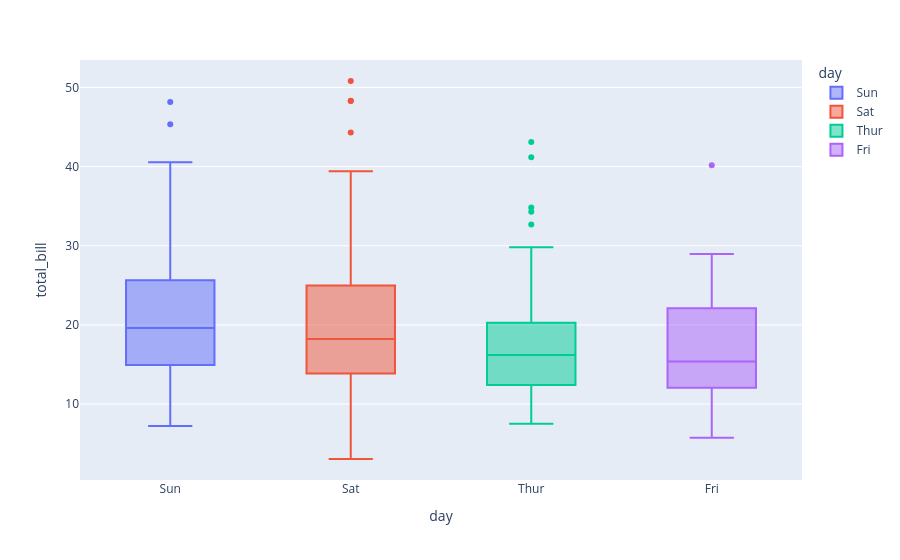

The cell this chart's notebook holds for it:
### Code cell
tips[['total_bill','day']].iplot(kind = 'box',x = 'total_bill',y = 'day')

### Figure 1 — Plotly figure (JSON) as saved in the notebook; plotly's stock layout.template omitted (floating-point values rounded to 4 significant figures)
{"data": [{"alignmentgroup": "True", "hovertemplate": "day=%{x}<br>total_bill=%{y}<extra></extra>", "legendgroup": "Sun", "marker": {"color": "#636efa"}, "name": "Sun", "notched": false, "offsetgroup": "Sun", "orientation": "v", "showlegend": true, "type": "box", "x": ["Sun", "Sun", "Sun", "Sun", "Sun", "Sun", "Sun", "Sun", "Sun", "Sun", "Sun", "Sun", "Sun", "Sun", "Sun", "Sun", "Sun", "Sun", "Sun", "Sun", "Sun", "Sun", "Sun", "Sun", "Sun", "Sun", "Sun", "Sun", "Sun", "Sun", "Sun", "Sun", "Sun", "Sun", "Sun", "Sun", "Sun", "Sun", "Sun", "Sun", "Sun", "Sun", "Sun", "Sun", "Sun", "Sun", "Sun", "Sun", "Sun", "Sun", "Sun", "Sun", "Sun", "Sun", "Sun", "Sun", "Sun", "Sun", "Sun", "Sun", "Sun", "Sun", "Sun", "Sun", "Sun", "Sun", "Sun", "Sun", "Sun", "Sun", "Sun", "Sun", "Sun", "Sun", "Sun", "Sun"], "x0": " ", "xaxis": "x", "y": [16.99, 10.34, 21.01, 23.68, 24.59, 25.29, 8.77, 26.88, 15.04, 14.78, 10.27, 35.26, 15.42, 18.43, 14.83, 21.58, 10.33, 16.29, 16.97, 17.46, 13.94, 9.68, 30.4, 18.29, 22.23, 32.4, 28.55, 18.04, 12.54, 10.29, 34.81, 9.94, 25.56, 19.49, 38.07, 23.95, 25.71, 17.31, 29.93, 14.07, 13.13, 17.26, 24.55, 19.77, 29.85, 48.17, 25.0, 13.39, 16.49, 21.5, 12.66, 16.21, 13.81, 17.51, 24.52, 20.76, 31.71, 7.25, 31.85, 16.82, 32.9, 17.89, 14.48, 9.6, 34.63, 34.65, 23.33, 45.35, 23.17, 40.55, 20.69, 20.9, 30.46, 18.15, 23.1, 15.69], "y0": " ", "yaxis": "y"}, {"alignmentgroup": "True", "hovertemplate": "day=%{x}<br>total_bill=%{y}<extra></extra>", "legendgroup": "Sat", "marker": {"color": "#EF553B"}, "name": "Sat", "notched": false, "offsetgroup": "Sat", "orientation": "v", "showlegend": true, "type": "box", "x": ["Sat", "Sat", "Sat", "Sat", "Sat", "Sat", "Sat", "Sat", "Sat", "Sat", "Sat", "Sat", "Sat", "Sat", "Sat", "Sat", "Sat", "Sat", "Sat", "Sat", "Sat", "Sat", "Sat", "Sat", "Sat", "Sat", "Sat", "Sat", "Sat", "Sat", "Sat", "Sat", "Sat", "Sat", "Sat", "Sat", "Sat", "Sat", "Sat", "Sat", "Sat", "Sat", "Sat", "Sat", "Sat", "Sat", "Sat", "Sat", "Sat", "Sat", "Sat", "Sat", "Sat", "Sat", "Sat", "Sat", "Sat", "Sat", "Sat", "Sat", "Sat", "Sat", "Sat", "Sat", "Sat", "Sat", "Sat", "Sat", "Sat", "Sat", "Sat", "Sat", "Sat", "Sat", "Sat", "Sat", "Sat", "Sat", "Sat", "Sat", "Sat", "Sat", "Sat", "Sat", "Sat", "Sat", "Sat"], "x0": " ", "xaxis": "x", "y": [20.65, 17.92, 20.29, 15.77, 39.42, 19.82, 17.81, 13.37, 12.69, 21.7, 19.65, 9.55, 18.35, 15.06, 20.69, 17.78, 24.06, 16.31, 16.93, 18.69, 31.27, 16.04, 38.01, 26.41, 11.24, 48.27, 20.29, 13.81, 11.02, 18.29, 17.59, 20.08, 16.45, 3.07, 20.23, 15.01, 12.02, 17.07, 26.86, 25.28, 14.73, 10.51, 17.92, 44.3, 22.42, 20.92, 15.36, 20.49, 25.21, 18.24, 14.31, 14.0, 7.25, 10.59, 10.63, 50.81, 15.81, 26.59, 38.73, 24.27, 12.76, 30.06, 25.89, 48.33, 13.27, 28.17, 12.9, 28.15, 11.59, 7.74, 30.14, 20.45, 13.28, 22.12, 24.01, 15.69, 11.61, 10.77, 15.53, 10.07, 12.6, 32.83, 35.83, 29.03, 27.18, 22.67, 17.82], "y0": " ", "yaxis": "y"}, {"alignmentgroup": "True", "hovertemplate": "day=%{x}<br>total_bill=%{y}<extra></extra>", "legendgroup": "Thur", "marker": {"color": "#00cc96"}, "name": "Thur", "notched": false, "offsetgroup": "Thur", "orientation": "v", "showlegend": true, "type": "box", "x": ["Thur", "Thur", "Thur", "Thur", "Thur", "Thur", "Thur", "Thur", "Thur", "Thur", "Thur", "Thur", "Thur", "Thur", "Thur", "Thur", "Thur", "Thur", "Thur", "Thur", "Thur", "Thur", "Thur", "Thur", "Thur", "Thur", "Thur", "Thur", "Thur", "Thur", "Thur", "Thur", "Thur", "Thur", "Thur", "Thur", "Thur", "Thur", "Thur", "Thur", "Thur", "Thur", "Thur", "Thur", "Thur", "Thur", "Thur", "Thur", "Thur", "Thur", "Thur", "Thur", "Thur", "Thur", "Thur", "Thur", "Thur", "Thur", "Thur", "Thur", "Thur", "Thur"], "x0": " ", "xaxis": "x", "y": [27.2, 22.76, 17.29, 19.44, 16.66, 10.07, 32.68, 15.98, 34.83, 13.03, 18.28, 24.71, 21.16, 10.65, 12.43, 24.08, 11.69, 13.42, 14.26, 15.95, 12.48, 29.8, 8.52, 14.52, 11.38, 22.82, 19.08, 20.27, 11.17, 12.26, 18.26, 8.51, 10.33, 14.15, 16.0, 13.16, 17.47, 34.3, 41.19, 27.05, 16.43, 8.35, 18.64, 11.87, 9.78, 7.51, 19.81, 28.44, 15.48, 16.58, 7.56, 10.34, 43.11, 13.0, 13.51, 18.71, 12.74, 13.0, 16.4, 20.53, 16.47, 18.78], "y0": " ", "yaxis": "y"}, {"alignmentgroup": "True", "hovertemplate": "day=%{x}<br>total_bill=%{y}<extra></extra>", "legendgroup": "Fri", "marker": {"color": "#ab63fa"}, "name": "Fri", "notched": false, "offsetgroup": "Fri", "orientation": "v", "showlegend": true, "type": "box", "x": ["Fri", "Fri", "Fri", "Fri", "Fri", "Fri", "Fri", "Fri", "Fri", "Fri", "Fri", "Fri", "Fri", "Fri", "Fri", "Fri", "Fri", "Fri", "Fri"], "x0": " ", "xaxis": "x", "y": [28.97, 22.49, 5.75, 16.32, 22.75, 40.17, 27.28, 12.03, 21.01, 12.46, 11.35, 15.38, 12.16, 13.42, 8.58, 15.98, 13.42, 16.27, 10.09], "y0": " ", "yaxis": "y"}], "layout": {"boxmode": "overlay", "legend": {"title": {"text": "day"}, "tracegroupgap": 0}, "margin": {"t": 60}, "xaxis": {"anchor": "y", "categoryarray": ["Sun", "Sat", "Thur", "Fri"], "categoryorder": "array", "domain": [0, 1], "title": {"text": "day"}}, "yaxis": {"anchor": "x", "domain": [0, 1], "title": {"text": "total_bill"}}}}
